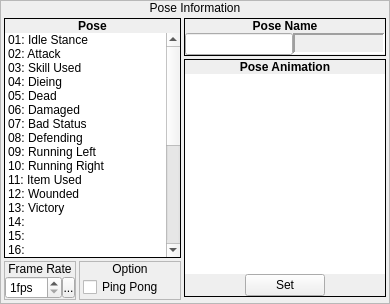
          <widget class="QFrame" name="frmPoseInfo">
           <property name="frameShape">
            <enum>QFrame::StyledPanel</enum>
           </property>
           <property name="frameShadow">
            <enum>QFrame::Raised</enum>
           </property>
           <layout class="QVBoxLayout" name="verticalLayout_5">
            <property name="spacing">
             <number>0</number>
            </property>
            <property name="margin">
             <number>0</number>
            </property>
            <item>
             <widget class="QLabel" name="label_2">
              <property name="sizePolicy">
               <sizepolicy hsizetype="Preferred" vsizetype="Fixed">
                <horstretch>0</horstretch>
                <verstretch>0</verstretch>
               </sizepolicy>
              </property>
              <property name="text">
               <string>Pose Information</string>
              </property>
              <property name="alignment">
               <set>Qt::AlignCenter</set>
              </property>
             </widget>
            </item>
            <item>
             <widget class="QWidget" name="widget_5" native="true">
              <layout class="QHBoxLayout" name="horizontalLayout_5">
               <property name="spacing">
                <number>3</number>
               </property>
               <property name="margin">
                <number>3</number>
               </property>
               <item>
                <widget class="QWidget" name="widget_4" native="true">
                 <layout class="QVBoxLayout" name="verticalLayout_4">
                  <property name="spacing">
                   <number>3</number>
                  </property>
                  <property name="margin">
                   <number>0</number>
                  </property>
                  <item>
                   <widget class="QFrame" name="frame_163">
                    <property name="sizePolicy">
                     <sizepolicy hsizetype="Fixed" vsizetype="Preferred">
                      <horstretch>0</horstretch>
                      <verstretch>0</verstretch>
                     </sizepolicy>
                    </property>
                    <property name="frameShape">
                     <enum>QFrame::Box</enum>
                    </property>
                    <property name="frameShadow">
                     <enum>QFrame::Plain</enum>
                    </property>
                    <layout class="QVBoxLayout" name="verticalLayout_288">
                     <property name="spacing">
                      <number>0</number>
                     </property>
                     <property name="margin">
                      <number>0</number>
                     </property>
                     <item>
                      <widget class="QLabel" name="label_213">
                       <property name="sizePolicy">
                        <sizepolicy hsizetype="Preferred" vsizetype="Fixed">
                         <horstretch>0</horstretch>
                         <verstretch>0</verstretch>
                        </sizepolicy>
                       </property>
                       <property name="font">
                        <font>
                         <weight>75</weight>
                         <bold>true</bold>
                        </font>
                       </property>
                       <property name="text">
                        <string>Pose</string>
                       </property>
                       <property name="alignment">
                        <set>Qt::AlignCenter</set>
                       </property>
                      </widget>
                     </item>
                     <item>
                      <widget class="QWidget" name="widget_173" native="true">
                       <layout class="QVBoxLayout" name="verticalLayout_298">
                        <property name="spacing">
                         <number>0</number>
                        </property>
                        <property name="margin">
                         <number>0</number>
                        </property>
                        <item>
                         <widget class="QListWidget" name="lwPoseList">
                          <property name="sizePolicy">
                           <sizepolicy hsizetype="Preferred" vsizetype="Preferred">
                            <horstretch>0</horstretch>
                            <verstretch>0</verstretch>
                           </sizepolicy>
                          </property>
                          <property name="minimumSize">
                           <size>
                            <width>175</width>
                            <height>0</height>
                           </size>
                          </property>
                          <property name="maximumSize">
                           <size>
                            <width>175</width>
                            <height>16777215</height>
                           </size>
                          </property>
                          <property name="frameShape">
                           <enum>QFrame::NoFrame</enum>
                          </property>
                          <property name="horizontalScrollBarPolicy">
                           <enum>Qt::ScrollBarAlwaysOff</enum>
                          </property>
                          <property name="editTriggers">
                           <set>QAbstractItemView::NoEditTriggers</set>
                          </property>
                          <property name="verticalScrollMode">
                           <enum>QAbstractItemView::ScrollPerPixel</enum>
                          </property>
                          <item>
                           <property name="text">
                            <string>01: Idle Stance</string>
                           </property>
                          </item>
                          <item>
                           <property name="text">
                            <string>02: Attack</string>
                           </property>
                          </item>
                          <item>
                           <property name="text">
                            <string>03: Skill Used</string>
                           </property>
                          </item>
                          <item>
                           <property name="text">
                            <string>04: Dieing</string>
                           </property>
                          </item>
                          <item>
                           <property name="text">
                            <string>05: Dead</string>
                           </property>
                          </item>
                          <item>
                           <property name="text">
                            <string>06: Damaged</string>
                           </property>
                          </item>
                          <item>
                           <property name="text">
                            <string>07: Bad Status</string>
                           </property>
                          </item>
                          <item>
                           <property name="text">
                            <string>08: Defending</string>
                           </property>
                          </item>
                          <item>
                           <property name="text">
                            <string>09: Running Left</string>
                           </property>
                          </item>
                          <item>
                           <property name="text">
                            <string>10: Running Right</string>
                           </property>
                          </item>
                          <item>
                           <property name="text">
                            <string>11: Item Used</string>
                           </property>
                          </item>
                          <item>
                           <property name="text">
                            <string>12: Wounded</string>
                           </property>
                          </item>
                          <item>
                           <property name="text">
                            <string>13: Victory</string>
                           </property>
                          </item>
                          <item>
                           <property name="text">
                            <string>14: </string>
                           </property>
                          </item>
                          <item>
                           <property name="text">
                            <string>15: </string>
                           </property>
                          </item>
                          <item>
                           <property name="text">
                            <string>16: </string>
                           </property>
                          </item>
                          <item>
                           <property name="text">
                            <string>17: </string>
                           </property>
                          </item>
                          <item>
                           <property name="text">
                            <string>18: </string>
                           </property>
                          </item>
                          <item>
                           <property name="text">
                            <string>19: </string>
                           </property>
                          </item>
                          <item>
                           <property name="text">
                            <string>20: </string>
                           </property>
                          </item>
                          <item>
                           <property name="text">
                            <string>21: </string>
                           </property>
                          </item>
                          <item>
                           <property name="text">
                            <string>22: </string>
                           </property>
                          </item>
                          <item>
                           <property name="text">
                            <string>23: </string>
                           </property>
                          </item>
                          <item>
                           <property name="text">
                            <string>24: </string>
                           </property>
                          </item>
                          <item>
                           <property name="text">
                            <string>25: </string>
                           </property>
                          </item>
                          <item>
                           <property name="text">
                            <string>26: </string>
                           </property>
                          </item>
                          <item>
                           <property name="text">
                            <string>27: </string>
                           </property>
                          </item>
                          <item>
                           <property name="text">
                            <string>28: </string>
                           </property>
                          </item>
                          <item>
                           <property name="text">
                            <string>29: </string>
                           </property>
                          </item>
                          <item>
                           <property name="text">
                            <string>30: </string>
                           </property>
                          </item>
                          <item>
                           <property name="text">
                            <string>31: </string>
                           </property>
                          </item>
                          <item>
                           <property name="text">
                            <string>32: </string>
                           </property>
                          </item>
                         </widget>
                        </item>
                       </layout>
                      </widget>
                     </item>
                    </layout>
                   </widget>
                  </item>
                  <item>
                   <widget class="QWidget" name="widget_10" native="true">
                    <property name="sizePolicy">
                     <sizepolicy hsizetype="Preferred" vsizetype="Fixed">
                      <horstretch>0</horstretch>
                      <verstretch>0</verstretch>
                     </sizepolicy>
                    </property>
                    <layout class="QHBoxLayout" name="horizontalLayout_6">
                     <property name="spacing">
                      <number>3</number>
                     </property>
                     <property name="margin">
                      <number>0</number>
                     </property>
                     <item>
                      <widget class="QFrame" name="frame_3">
                       <property name="sizePolicy">
                        <sizepolicy hsizetype="Fixed" vsizetype="Fixed">
                         <horstretch>0</horstretch>
                         <verstretch>0</verstretch>
                        </sizepolicy>
                       </property>
                       <property name="frameShape">
                        <enum>QFrame::StyledPanel</enum>
                       </property>
                       <property name="frameShadow">
                        <enum>QFrame::Raised</enum>
                       </property>
                       <layout class="QVBoxLayout" name="verticalLayout_6">
                        <property name="spacing">
                         <number>0</number>
                        </property>
                        <property name="margin">
                         <number>0</number>
                        </property>
                        <item>
                         <widget class="QLabel" name="label">
                          <property name="sizePolicy">
                           <sizepolicy hsizetype="Preferred" vsizetype="Fixed">
                            <horstretch>0</horstretch>
                            <verstretch>0</verstretch>
                           </sizepolicy>
                          </property>
                          <property name="text">
                           <string>Frame Rate</string>
                          </property>
                          <property name="alignment">
                           <set>Qt::AlignCenter</set>
                          </property>
                         </widget>
                        </item>
                        <item>
                         <widget class="QWidget" name="widget_9" native="true">
                          <layout class="QHBoxLayout" name="horizontalLayout_4">
                           <property name="spacing">
                            <number>0</number>
                           </property>
                           <property name="margin">
                            <number>0</number>
                           </property>
                           <item>
                            <widget class="QSpinBox" name="sbFPS">
                             <property name="accelerated">
                              <bool>true</bool>
                             </property>
                             <property name="suffix">
                              <string>fps</string>
                             </property>
                             <property name="minimum">
                              <number>1</number>
                             </property>
                             <property name="maximum">
                              <number>24</number>
                             </property>
                            </widget>
                           </item>
                           <item>
                            <widget class="SpinBoxSideButton" name="bFPSSideButton">
                             <property name="minimumSize">
                              <size>
                               <width>13</width>
                               <height>21</height>
                              </size>
                             </property>
                             <property name="maximumSize">
                              <size>
                               <width>13</width>
                               <height>21</height>
                              </size>
                             </property>
                             <property name="text">
                              <string>...</string>
                             </property>
                             <property name="icon">
                              <iconset resource="gui_icons.qrc">
                               <normaloff>:/icons/spinBoxSideButton.png</normaloff>:/icons/spinBoxSideButton.png</iconset>
                             </property>
                             <property name="iconSize">
                              <size>
                               <width>8</width>
                               <height>16</height>
                              </size>
                             </property>
                            </widget>
                           </item>
                          </layout>
                         </widget>
                        </item>
                       </layout>
                      </widget>
                     </item>
                     <item>
                      <widget class="QFrame" name="frame_5">
                       <property name="frameShape">
                        <enum>QFrame::StyledPanel</enum>
                       </property>
                       <property name="frameShadow">
                        <enum>QFrame::Raised</enum>
                       </property>
                       <layout class="QVBoxLayout" name="verticalLayout_7">
                        <property name="spacing">
                         <number>0</number>
                        </property>
                        <property name="margin">
                         <number>0</number>
                        </property>
                        <item>
                         <widget class="QLabel" name="label_3">
                          <property name="sizePolicy">
                           <sizepolicy hsizetype="Preferred" vsizetype="Fixed">
                            <horstretch>0</horstretch>
                            <verstretch>0</verstretch>
                           </sizepolicy>
                          </property>
                          <property name="text">
                           <string>Option</string>
                          </property>
                          <property name="alignment">
                           <set>Qt::AlignCenter</set>
                          </property>
                         </widget>
                        </item>
                        <item>
                         <widget class="QWidget" name="widget_11" native="true">
                          <layout class="QHBoxLayout" name="horizontalLayout_7">
                           <property name="spacing">
                            <number>0</number>
                           </property>
                           <property name="leftMargin">
                            <number>3</number>
                           </property>
                           <property name="topMargin">
                            <number>0</number>
                           </property>
                           <property name="rightMargin">
                            <number>0</number>
                           </property>
                           <property name="bottomMargin">
                            <number>0</number>
                           </property>
                           <item>
                            <widget class="QCheckBox" name="cbPingPong">
                             <property name="text">
                              <string>Ping Pong</string>
                             </property>
                            </widget>
                           </item>
                          </layout>
                         </widget>
                        </item>
                       </layout>
                      </widget>
                     </item>
                    </layout>
                   </widget>
                  </item>
                 </layout>
                </widget>
               </item>
               <item>
                <widget class="QWidget" name="widget_2" native="true">
                 <property name="sizePolicy">
                  <sizepolicy hsizetype="Fixed" vsizetype="Preferred">
                   <horstretch>0</horstretch>
                   <verstretch>0</verstretch>
                  </sizepolicy>
                 </property>
                 <layout class="QVBoxLayout" name="verticalLayout">
                  <property name="spacing">
                   <number>3</number>
                  </property>
                  <property name="margin">
                   <number>0</number>
                  </property>
                  <item>
                   <widget class="QWidget" name="widget_3" native="true">
                    <property name="sizePolicy">
                     <sizepolicy hsizetype="Preferred" vsizetype="Fixed">
                      <horstretch>0</horstretch>
                      <verstretch>0</verstretch>
                     </sizepolicy>
                    </property>
                    <layout class="QHBoxLayout" name="horizontalLayout_137">
                     <property name="spacing">
                      <number>3</number>
                     </property>
                     <property name="margin">
                      <number>0</number>
                     </property>
                     <item>
                      <widget class="QFrame" name="frame_166">
                       <property name="frameShape">
                        <enum>QFrame::Box</enum>
                       </property>
                       <property name="frameShadow">
                        <enum>QFrame::Plain</enum>
                       </property>
                       <layout class="QVBoxLayout" name="verticalLayout_291">
                        <property name="spacing">
                         <number>0</number>
                        </property>
                        <property name="margin">
                         <number>0</number>
                        </property>
                        <item>
                         <widget class="QLabel" name="label_216">
                          <property name="sizePolicy">
                           <sizepolicy hsizetype="Preferred" vsizetype="Fixed">
                            <horstretch>0</horstretch>
                            <verstretch>0</verstretch>
                           </sizepolicy>
                          </property>
                          <property name="font">
                           <font>
                            <weight>75</weight>
                            <bold>true</bold>
                           </font>
                          </property>
                          <property name="text">
                           <string>Pose Name</string>
                          </property>
                          <property name="alignment">
                           <set>Qt::AlignCenter</set>
                          </property>
                         </widget>
                        </item>
                        <item>
                         <widget class="QWidget" name="widget_176" native="true">
                          <layout class="QHBoxLayout" name="horizontalLayout_138">
                           <property name="spacing">
                            <number>0</number>
                           </property>
                           <property name="margin">
                            <number>0</number>
                           </property>
                           <item>
                            <widget class="QLineEdit" name="lePoseName">
                             <property name="sizePolicy">
                              <sizepolicy hsizetype="Preferred" vsizetype="Fixed">
                               <horstretch>0</horstretch>
                               <verstretch>0</verstretch>
                              </sizepolicy>
                             </property>
                             <property name="maxLength">
                              <number>16</number>
                             </property>
                            </widget>
                           </item>
                           <item>
                            <widget class="QLabel" name="lblPoseName">
                             <property name="minimumSize">
                              <size>
                               <width>0</width>
                               <height>21</height>
                              </size>
                             </property>
                             <property name="maximumSize">
                              <size>
                               <width>16777215</width>
                               <height>21</height>
                              </size>
                             </property>
                             <property name="font">
                              <font>
                               <weight>75</weight>
                               <bold>true</bold>
                              </font>
                             </property>
                             <property name="frameShape">
                              <enum>QFrame::Panel</enum>
                             </property>
                             <property name="frameShadow">
                              <enum>QFrame::Sunken</enum>
                             </property>
                             <property name="lineWidth">
                              <number>2</number>
                             </property>
                             <property name="text">
                              <string/>
                             </property>
                             <property name="alignment">
                              <set>Qt::AlignCenter</set>
                             </property>
                            </widget>
                           </item>
                          </layout>
                         </widget>
                        </item>
                       </layout>
                      </widget>
                     </item>
                    </layout>
                   </widget>
                  </item>
                  <item>
                   <widget class="QFrame" name="frmSpriteAnimation">
                    <property name="sizePolicy">
                     <sizepolicy hsizetype="Fixed" vsizetype="Fixed">
                      <horstretch>0</horstretch>
                      <verstretch>0</verstretch>
                     </sizepolicy>
                    </property>
                    <property name="frameShape">
                     <enum>QFrame::Box</enum>
                    </property>
                    <property name="frameShadow">
                     <enum>QFrame::Plain</enum>
                    </property>
                    <layout class="QVBoxLayout" name="verticalLayout_292">
                     <property name="spacing">
                      <number>0</number>
                     </property>
                     <property name="margin">
                      <number>0</number>
                     </property>
                     <item>
                      <widget class="QLabel" name="label_217">
                       <property name="sizePolicy">
                        <sizepolicy hsizetype="Preferred" vsizetype="Fixed">
                         <horstretch>0</horstretch>
                         <verstretch>0</verstretch>
                        </sizepolicy>
                       </property>
                       <property name="font">
                        <font>
                         <weight>75</weight>
                         <bold>true</bold>
                        </font>
                       </property>
                       <property name="text">
                        <string>Pose Animation</string>
                       </property>
                       <property name="alignment">
                        <set>Qt::AlignCenter</set>
                       </property>
                      </widget>
                     </item>
                     <item>
                      <widget class="QWidget" name="widget_177" native="true">
                       <layout class="QVBoxLayout" name="verticalLayout_3">
                        <property name="spacing">
                         <number>0</number>
                        </property>
                        <property name="margin">
                         <number>0</number>
                        </property>
                        <item>
                         <widget class="ImageView" name="gvPoseAnimation">
                          <property name="sizePolicy">
                           <sizepolicy hsizetype="Expanding" vsizetype="Expanding">
                            <horstretch>0</horstretch>
                            <verstretch>0</verstretch>
                           </sizepolicy>
                          </property>
                          <property name="minimumSize">
                           <size>
                            <width>200</width>
                            <height>200</height>
                           </size>
                          </property>
                          <property name="maximumSize">
                           <size>
                            <width>200</width>
                            <height>200</height>
                           </size>
                          </property>
                          <property name="frameShape">
                           <enum>QFrame::NoFrame</enum>
                          </property>
                          <property name="verticalScrollBarPolicy">
                           <enum>Qt::ScrollBarAlwaysOff</enum>
                          </property>
                          <property name="horizontalScrollBarPolicy">
                           <enum>Qt::ScrollBarAsNeeded</enum>
                          </property>
                         </widget>
                        </item>
                        <item>
                         <widget class="QWidget" name="widget_7" native="true">
                          <layout class="QHBoxLayout" name="horizontalLayout_3">
                           <property name="spacing">
                            <number>0</number>
                           </property>
                           <property name="margin">
                            <number>0</number>
                           </property>
                           <item>
                            <spacer name="horizontalSpacer_13">
                             <property name="orientation">
                              <enum>Qt::Horizontal</enum>
                             </property>
                             <property name="sizeHint" stdset="0">
                              <size>
                               <width>17</width>
                               <height>20</height>
                              </size>
                             </property>
                            </spacer>
                           </item>
                           <item>
                            <widget class="QPushButton" name="bSetPoseAnimation">
                             <property name="sizePolicy">
                              <sizepolicy hsizetype="Preferred" vsizetype="Fixed">
                               <horstretch>0</horstretch>
                               <verstretch>0</verstretch>
                              </sizepolicy>
                             </property>
                             <property name="text">
                              <string>Set</string>
                             </property>
                            </widget>
                           </item>
                           <item>
                            <spacer name="horizontalSpacer_12">
                             <property name="orientation">
                              <enum>Qt::Horizontal</enum>
                             </property>
                             <property name="sizeHint" stdset="0">
                              <size>
                               <width>17</width>
                               <height>20</height>
                              </size>
                             </property>
                            </spacer>
                           </item>
                          </layout>
                         </widget>
                        </item>
                       </layout>
                      </widget>
                     </item>
                    </layout>
                   </widget>
                  </item>
                  <item>
                   <widget class="QFrame" name="frame">
                    <property name="frameShape">
                     <enum>QFrame::StyledPanel</enum>
                    </property>
                    <property name="frameShadow">
                     <enum>QFrame::Raised</enum>
                    </property>
                   </widget>
                  </item>
                 </layout>
                </widget>
               </item>
              </layout>
             </widget>
            </item>
           </layout>
          </widget>
